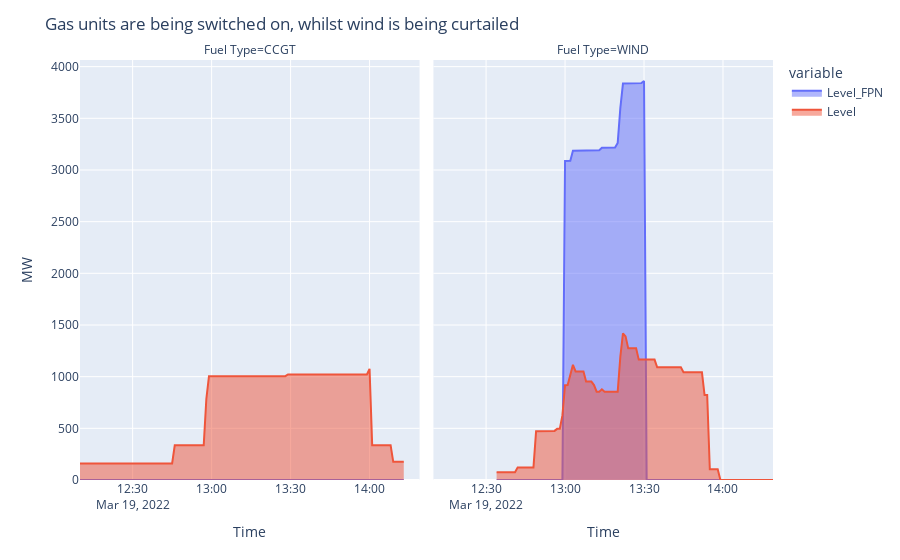

The cell this chart's notebook holds for it:
### Code cell
df_ = (
    df_curtailment_all.reset_index().groupby(["Fuel Type", "Time"]).sum().reset_index()
)

fig = px.area(df_, x="Time", y=["Level_FPN", "Level"], facet_col="Fuel Type")
fig.update_traces(stackgroup=None, fill="tozeroy")
fig.update_layout(
    yaxis=dict(title="MW"),
    title=dict(text="Gas units are being switched on, whilst wind is being curtailed"),
)
